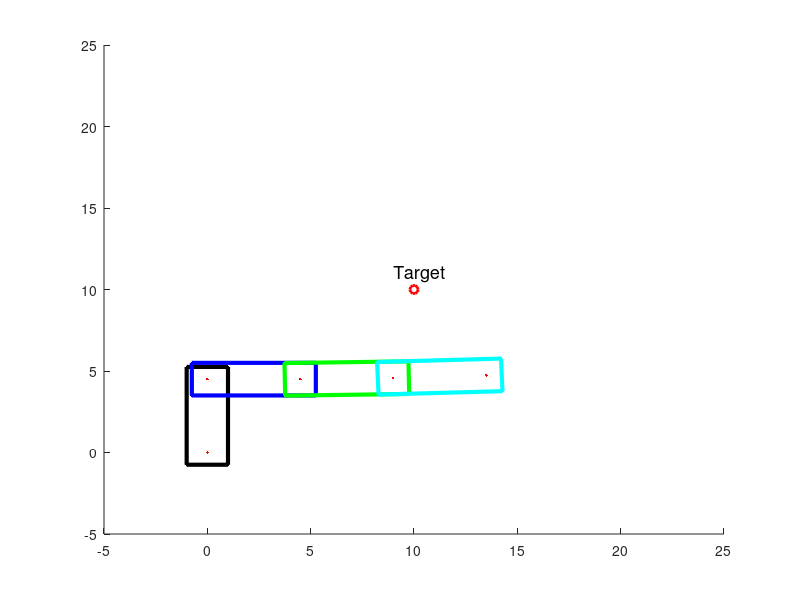

Here is the MATLAB script that generated this plot: (Note: this script raises an error after producing the figure.)
function robotArm()
close all;
addpath( genpath( '.' ) ); 

% Target position
p = [ 10 10 ]';

% Construction of basic body part and its local coordinate frame
Part = BuildBasicPart();

%-------------------------------------------------------------------------
TransformedPart = DrawKinematicChain( Part, 0, 0 , 0, p );
% display(TransformedPart.Joints(1:2,2));

% Particle's initial position
particle(1).StartPosition = TransformedPart.Joints(1:2,2);

% Particle's current position
particle(1).CurrentPosition = particle(1).StartPosition;

% This is the goal position.  
particle(1).GoalPosition = p;

% (x,y) coordinates of the centroid of obstacles 
o = [];

% Advancement step for gradient descent
lambda = 1;

% We will store the calculated path locations 
% in this array so we can plot them. 
X = [];

% Termination condition
GoalReached = false;

% Initialize variables for locations
x = particle(1).StartPosition;
g = particle(1).GoalPosition;

% This loop calculates the new position of the particle.  
% It repeats until goal is reached 
n=1;
while ~GoalReached    
    
    % Calculate next step using gradient descent 
    x = x - lambda * Grad( x, g, o );
    
    % Store location. Concatenate the previous result with current's.
    X = [ X x ]; 
    
    % Plot particle at new location 
    hold on;
    % plot( x(1), x(2), 'r*' )   % trajectory points
    temp = [x(1) x(2)];
    
    % Draw chain
    flag=0;
    for theta3 = 1 : 360
        for theta2 = 1 : 360
            for theta1 = 1 : 360
                answer = estimation( Part, theta1, theta2 , theta3, temp );
                if answer == true
                    % theta = [theta1, theta2 , theta3];
                    % display(theta);
                    DrawKinematicChain( Part, theta1, theta2, theta3, p );
                    flag = 1;
                end
                % pause(.05);
            end
            if flag == 1
                break;
            end
        end
        if flag == 1
                break;
        end
    end
    
    
        frame=getframe;
        im = frame2im(frame);
        [imind,cm] = rgb2ind(im,256);
        if n==1
             imwrite(imind,cm,'robot.gif','gif', 'Loopcount',inf);
             n=2;
        else
             imwrite(imind,cm,'robot.gif','gif','WriteMode','append');
        end
    
    
    % Pause for a moment so we can see the motion
    pause( .1 );               
    
    % Check if goal has been reached, i.e., distance 
    % between current and goal locations is less than a 
    % pre-defined threshold. 
    if ( norm( x - g ) <= 1 ) 
        GoalReached = true;
    end
    
end 

% Gradient vector (2-D direction) of cost function at current position
function G = Grad( p, g, o) 

    % p:  2x1 vector with the current position 
    % g:  2x1 vector with goal position


    % Calculate the cost of moving to locations of a 4-size neighborhood
    %
    %            ^ 
    %            |
    %            y1
    %            |
    %  -- x2 --- p --- x1 --> 
    %            |
    %            y2
    %            |
    %
    y1 = p + [  0;  1 ];
    y2 = p + [  0; -1 ]; 

    x1 = p + [  1;  0 ]; 
    x2 = p + [ -1;  0 ];

    % Calculate the components of the gradient vector
    cx = Cpathplan( x1, g, o ) - Cpathplan( x2, g, o ); 
    cy = Cpathplan( y1, g, o ) - Cpathplan( y2, g, o ); 

    % Resultant vector formed by cost's x and y components
    r = [ cx; cy ]; 

    % Calculate the direction vector, i.e., direction of the gradient vector
    G = r / norm( r ); 

function c = Cpathplan( p, g, o )
    % Cost function for path planning calculated at position s with respect to
    % goal g and obstacle o
    %
    % p:             2x1 vector with the current position 
    % g:             2x1 vector with goal position
    % o(i).location: 2x1 vector with obstacle position 
    % o(i).R:        Radius of the obstacle 


    % Goal cost (Euclidean distance squared) 
    c( 1 ) = norm( p - g );

    % Collision cost 
    c( 2 ) = 0;             % TODO (Equation 3.2 of Breen's paper)

    % Other cost 
    c( 3 ) = 0;             % TODO (Not used in Example 1)     


    % Total cost 
    c = sum( c ); 
    
return 



%-------------------------------------------------------------------------
function DrawPart( Part, color )

% draw body part
plot( Part.Pts( 1, : ), Part.Pts( 2, : ), [color '.-'], 'LineWidth', 3 )
%axis equal;
axis( [ -5 25 -5 25 ] );
% view([-20,40]);
plot( Part.Joints( 1, : ), Part.Joints( 2, : ), ['r' '.'], 'LineWidth', 3 )

return 


function Part = BuildBasicPart()
%-------------------------------------------------------------------------
% Construction of basic body part (all parts of same size and shape)
%-------------------------------------------------------------------------
%                                                                    begin

% Basic body part of kinematic chain (rectangle)
Part.Pts    = [ 0 0; 1 0; 1 1; 0 1; 0 0]';
Part.Joints = [ 1/8 1/2; 7/8 1/2]';

% Add a row of ones to Pts to convert to homogeneous coordinates
Part.Pts    = [ Part.Pts; ...
                ones( 1, size( Part.Pts, 2 ) ) ];
Part.Joints = [ Part.Joints; ...
                ones( 1, size( Part.Joints, 2 ) ) ];
                           
% Scale part horizontally to its final size. 
S = [ 6  0  0  ; ...                      
      0  2  0  ; ...
      0  0  1 ];

Part.Pts    = S * Part.Pts;
% display(Part.Pts);
Part.Joints = S * Part.Joints;
% display(Part.Joints);


% Size of the scaled part (distance between joint points)
Part.d = norm( Part.Joints( 1:2, 2 ) - Part.Joints( 1:2, 1 ) );


% Place part's joint point at its rotation axis of the previous part. 
% This is done by translating the entire part so its "left" join point is 
% at the "right" joint point of the previous part. The base part will be
% connected to the origin of the World coordinate system. 
t = -Part.Joints( 1:2, 1 ) ;

T = [ 1  0  t(1)  ;...
      0  1  t(2)  ;...
      0  0   1   ]; 

Part.Pts    = T * Part.Pts;
Part.Joints = T * Part.Joints;

% Draw the local coordinate system for the body part
Part.x_axis = [ 0 0 1; 0 2 1]';
Part.y_axis = [ 0 0 1; 2 0 1]';

%                                                                       end
%--------------------------------------------------------------------------

return 


% Rotate as a function of the angle 
function R = Rotation( x ) 

% degree-to-radian conversion 
theta = x * pi / 180;

R = [ cos( theta )  -sin( theta )   0; ...
      sin( theta )   cos( theta )   0; ...
            0           0           1 ];

return

function T = Translation( d ) 
% Translation by a vector [ d 0 ]
T =  [ 1  0   d ; ...
       0  1   0 ; ...
       0  0   1 ];

return                 
 

function TransformedPart = DrawKinematicChain( Part, theta1, theta2, theta3, p )

clf;
hold on; 

% Plot target point 
plot( p( 1 ), p( 2 ), 'ro', 'LineWidth', 2 );
text( p( 1 )-1, p( 2 ) + 1, 'Target', 'FontSize', 13 );
% axis equal;
axis( [ -5 25 -5 25 ] );
% view([-20,40]);

% Adding rotating rod initially.
% Translate to join connection
d =  0; 
R0 = Rotation(90);
T0 = Translation(d);
TransformedPart = Part;
TransformedPart.Pts     = T0 * R0 * Part.Pts;
TransformedPart.Joints  = T0 * R0 * Part.Joints;
TransformedPart.x_axis  = T0 * R0 * Part.x_axis;
TransformedPart.y_axis  = T0 * R0 * Part.y_axis;
% draw body part
DrawPart( TransformedPart, 'k' );


% Translate to join connection
d = Part.d; 
R1 = Rotation(theta1);
T1 =  [ 1  0   0 ; ...
       0  1   d ; ...
       0  0   1 ];

%T1 = Translation(d);
TransformedPart = Part;
TransformedPart.Pts     = T1 * R1 * Part.Pts;
TransformedPart.Joints  = T1 * R1 * Part.Joints;
TransformedPart.x_axis  = T1 * R1 * Part.x_axis;
TransformedPart.y_axis  = T1 * R1 * Part.y_axis;
% draw body part
DrawPart( TransformedPart, 'b' );


% Translate to join connection
d = Part.d;
R2 = Rotation(theta2);
T2 = Translation(d);
TransformedPart = Part;
TransformedPart.Pts     = T1 * R1 * T2 * R2 * Part.Pts;
TransformedPart.Joints  = T1 * R1 * T2 * R2 * Part.Joints;
TransformedPart.x_axis  = T1 * R1 * T2 * R2 * Part.x_axis;
TransformedPart.y_axis  = T1 * R1 * T2 * R2 * Part.y_axis;
       

% draw body part
DrawPart( TransformedPart, 'g' );


% Translate to join connection
d = Part.d;
R3 = Rotation(theta3);
T3 = Translation(d);
TransformedPart = Part;
TransformedPart.Pts     = T1 * R1 * T2 * R2 * T3 * R3 * Part.Pts;
TransformedPart.Joints  = T1 * R1 * T2 * R2 * T3 * R3 * Part.Joints;
TransformedPart.x_axis  = T1 * R1 * T2 * R2 * T3 * R3 * Part.x_axis;
TransformedPart.y_axis  = T1 * R1 * T2 * R2 * T3 * R3 * Part.y_axis;
       

% draw body part
DrawPart( TransformedPart, 'c' );

hold off;

return


function answer = estimation( Part, theta1, theta2, theta3, temp)

% Adding rotating rod initially.
% Translate to join connection
d =  0; 
R0 = Rotation(90);
T0 = Translation(d);
TransformedPart = Part;
TransformedPart.Pts     = T0 * R0 * Part.Pts;
TransformedPart.Joints  = T0 * R0 * Part.Joints;
TransformedPart.x_axis  = T0 * R0 * Part.x_axis;
TransformedPart.y_axis  = T0 * R0 * Part.y_axis;

% Translate to join connection
d = Part.d; 
R1 = Rotation(theta1);
T1 =  [ 1  0   0 ; ...
       0  1   d ; ...
       0  0   1 ];

%T1 = Translation(d);
TransformedPart = Part;
TransformedPart.Pts     = T1 * R1 * Part.Pts;
TransformedPart.Joints  = T1 * R1 * Part.Joints;
TransformedPart.x_axis  = T1 * R1 * Part.x_axis;
TransformedPart.y_axis  = T1 * R1 * Part.y_axis;

% Translate to join connection
d = Part.d;
R2 = Rotation(theta2);
T2 = Translation(d);
TransformedPart = Part;
TransformedPart.Pts     = T1 * R1 * T2 * R2 * Part.Pts;
TransformedPart.Joints  = T1 * R1 * T2 * R2 * Part.Joints;
TransformedPart.x_axis  = T1 * R1 * T2 * R2 * Part.x_axis;
TransformedPart.y_axis  = T1 * R1 * T2 * R2 * Part.y_axis;

% Translate to join connection
d = Part.d;
R3 = Rotation(theta3);
T3 = Translation(d);
TransformedPart = Part;
TransformedPart.Pts     = T1 * R1 * T2 * R2 * T3 * R3 * Part.Pts;
TransformedPart.Joints  = T1 * R1 * T2 * R2 * T3 * R3 * Part.Joints;
TransformedPart.x_axis  = T1 * R1 * T2 * R2 * T3 * R3 * Part.x_axis;
TransformedPart.y_axis  = T1 * R1 * T2 * R2 * T3 * R3 * Part.y_axis;

check=(TransformedPart.Joints(1:2,2))';

if round(check(1)) == round(temp(1)) && round(check(2)) == round(temp(2))
    answer = true;
else
    answer =false;
end

return